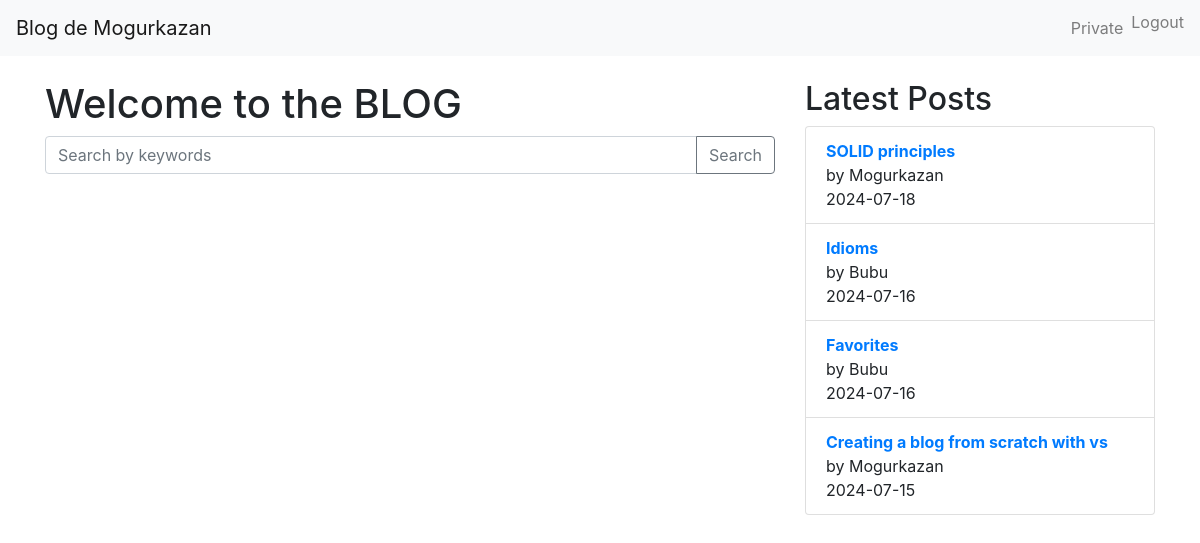
Screenshot of / (signed in) with the database file from the repository.
### app/models.py (models this page shows, shortened)
class User(UserMixin, db.Model):
    id = db.Column(db.Integer, primary_key=True)
    email = db.Column(db.String(120), unique=True, nullable=False)
    nickname = db.Column(db.String(80), unique=True, nullable=False)
    password_hash = db.Column(db.String(128), nullable=False)
    posts = db.relationship('Post', backref='author', lazy=True)
    comments = db.relationship('Comment', backref='author', lazy=True)
    favorites = db.relationship('Post', secondary='favorites', backref=db.backref('favorited_by', lazy='dynamic'))

class Post(db.Model):
    id = db.Column(db.Integer, primary_key=True)
    title = db.Column(db.String(100), nullable=False)
    content = db.Column(db.Text, nullable=False)
    date_posted = db.Column(db.DateTime, nullable=False, default=datetime.utcnow)
    keywords = db.Column(db.String(100), nullable=True)
    user_id = db.Column(db.Integer, db.ForeignKey('user.id'), nullable=False)
    comments = db.relationship('Comment', backref='post', lazy=True)

### app/routes.py (the view)
@bp.route('/')
def home():
    latest_posts = Post.query.order_by(Post.date_posted.desc()).limit(5).all()
    logout_form = LogoutForm()
    return render_template('index.html', latest_posts=latest_posts, logout_form=logout_form)

### app/forms.py
class LogoutForm(FlaskForm):
    pass

### app/models.py (called while the page is built)
@login_manager.user_loader
def load_user(user_id):
    return User.query.get(int(user_id))

### app/templates/index.html (shortened to what this page needs)
<!DOCTYPE html>
<html lang="en">
<head>
    <link rel="stylesheet" href="https://stackpath.bootstrapcdn.com/bootstrap/4.5.2/css/bootstrap.min.css">
</head>
<body>
    {% block navbar %}
    <nav class="navbar navbar-expand-lg navbar-light bg-light fixed-top">
        <a class="navbar-brand" href="{{ url_for('main.home') }}">
            {% if current_user.is_authenticated %}
                Blog de {{ current_user.nickname }}
            {% else %}
                Mi Blog
            {% endif %}
        </a>
        <div class="collapse navbar-collapse" id="navbarNav">
            <ul class="navbar-nav ml-auto">
                {% if not current_user.is_authenticated %}
                <li class="nav-item">
                    <a class="nav-link" href="{{ url_for('main.signup') }}">Sign Up</a>
                </li>
                <li class="nav-item">
                    <a class="nav-link" href="{{ url_for('main.login') }}">Login</a>
                </li>
                {% else %}
                <li class="nav-item">
                    <a class="nav-link" href="{{ url_for('main.user_area') }}">Private</a>
                </li>
                <li class="nav-item">
                    <form action="{{ url_for('main.logout') }}" method="POST" style="display:inline;">
                        <button class="nav-link btn btn-link" type="submit" style="display:inline; border:none; background:none; padding:0;">Logout</button>
                    </form>
                </li>
                {% endif %}
            </ul>
        </div>
    </nav>
    {% endblock %}
    <div class="container" style="margin-top: 80px;">
        <div class="row">
            <div class="col-md-8">
                {% block content %}
                <h1>Welcome to the BLOG</h1>
                <form method="GET" action="{{ url_for('main.search') }}">
                    <div class="input-group mb-3">
                        <input type="text" class="form-control" name="query" placeholder="Search by keywords">
                        <div class="input-group-append">
                            <button class="btn btn-outline-secondary" type="submit">Search</button>
                        </div>
                    </div>
                </form>
                {% endblock %}
            </div>
            <div class="col-md-4">
                <h2>Latest Posts</h2>
                <ul class="list-group">
                    {% for post in latest_posts %}
                    <li class="list-group-item">
                        <a href="{{ url_for('main.view_post', post_id=post.id) }}">
                            <strong>{{ post.title }}</strong>
                        </a><br>
                        by {{ post.author.nickname }}<br>
                        {{ post.date_posted.strftime('%Y-%m-%d') }}
                    </li>
                    {% endfor %}
                </ul>
            </div>
        </div>
    </div>
</body>
</html>

### rows the page displays
User: nickname "Mogurkazan"
Post: title "SOLID principles", author.nickname "Mogurkazan", date_posted "2024-07-18"
Post: title "Idioms", author.nickname "Bubu", date_posted "2024-07-16"
Post: title "Favorites", author.nickname "Bubu", date_posted "2024-07-16"
Post: title "Creating a blog from scratch with vs", author.nickname "Mogurkazan", date_posted "2024-07-15"
